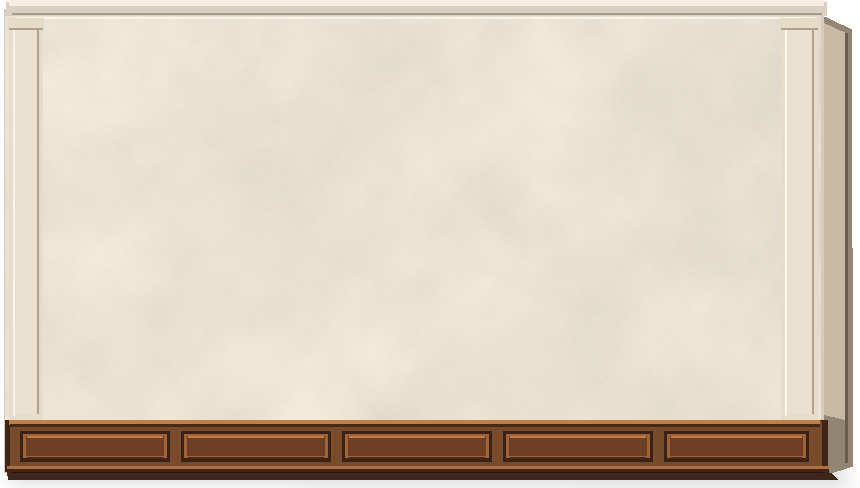
#> input picture entrance-partition-review-20261028/partition-left-wall-v08.png, 860 x 488 px
$ python qa_left_architectural_v08.py
#> lines starting #> are read from the running program, lines starting #| are printed output that depends on the picture
"""A18 architecture-left art review: public preview local UI and exact independent assets."""
from pathlib import Path
from PIL import Image,ImageChops
from playwright.sync_api import sync_playwright
import json
root=Path(__file__).resolve().parent
assert Image.open(root/'partition-left-wall-v08.png').size==(860,488)
assert Image.open(root/'partition-left-wall-v08.png').mode=='RGBA'
new=Image.open(root/'game_left_wall_v08.png').convert('RGB')
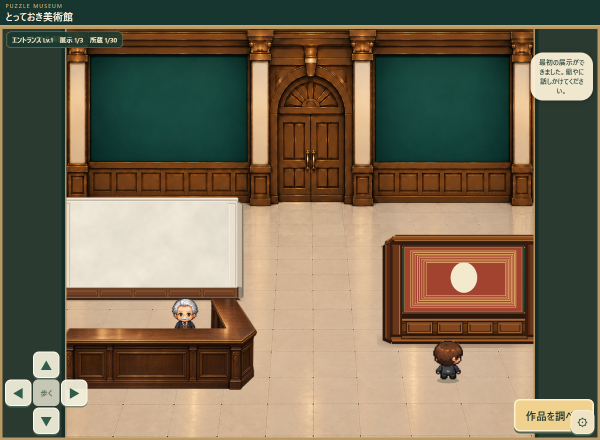
#> input picture entrance-partition-review-20261028/game_left_wall_v08.png, 1200 x 880 px (shown at 1/2 size)
#> new is the input picture: PIL image 1200x880 RGB; mean R, G, B 119.8, 107.6, 84.9
old=Image.open(root/'game_plaster_right_centered_v06.png').convert('RGB')
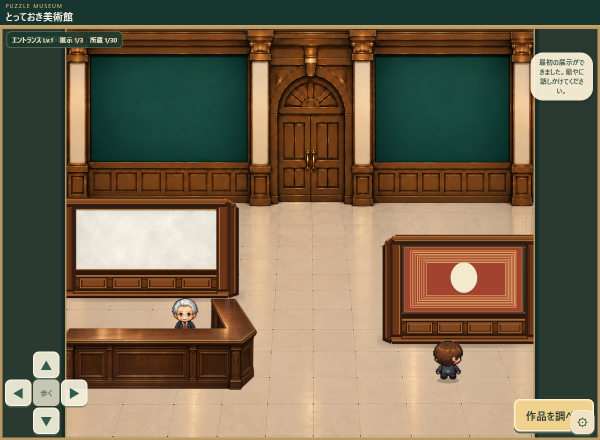
#> input picture entrance-partition-review-20261028/game_plaster_right_centered_v06.png, 1200 x 880 px (shown at 1/2 size)
#> old is the input picture: PIL image 1200x880 RGB; mean R, G, B 116.1, 103.1, 80.1
assert new.size==old.size==(1200,880)
assert ImageChops.difference(new,old).getbbox()
# Areas with right wall must remain unaffected by the left-wall change.
assert new.crop((760,455,1066,695)).tobytes()==old.crop((760,455,1066,695)).tobytes()
results=[]
#> (the run stopped early here; a loop or call above may not have finished)
